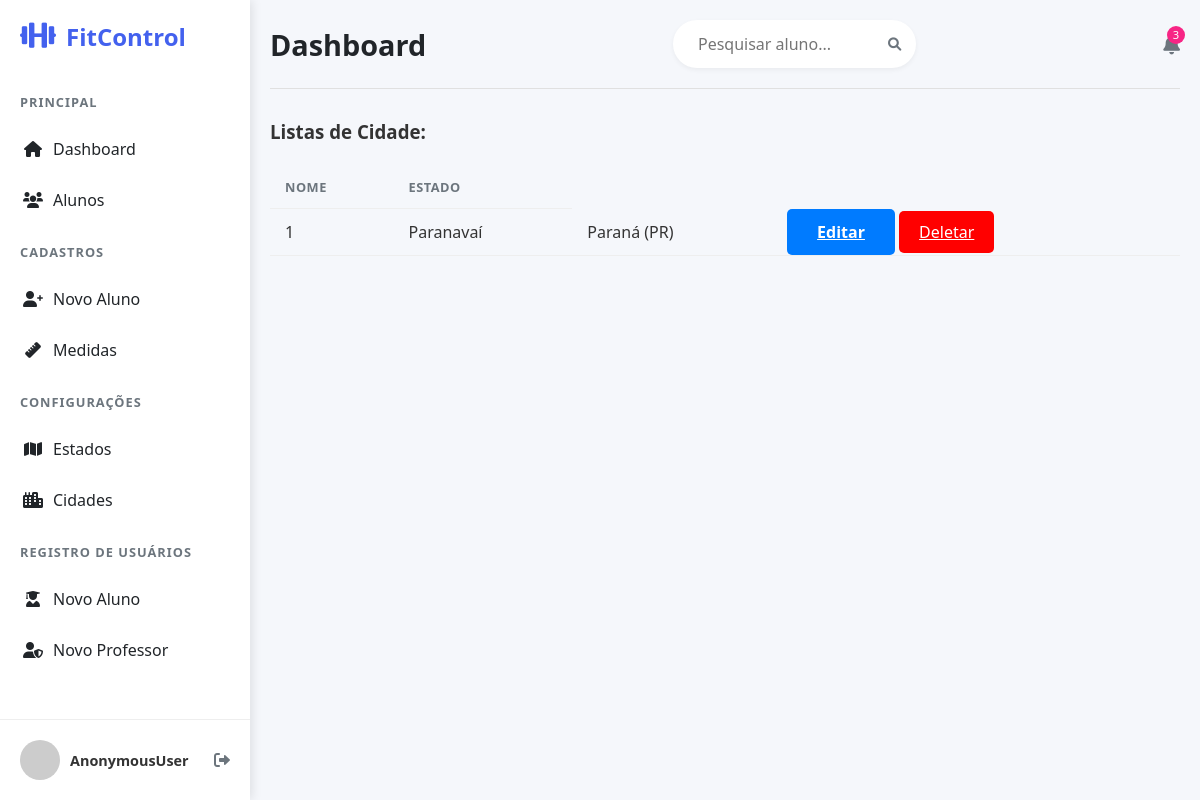
Page /listar/cidade/ on the earlier database version.
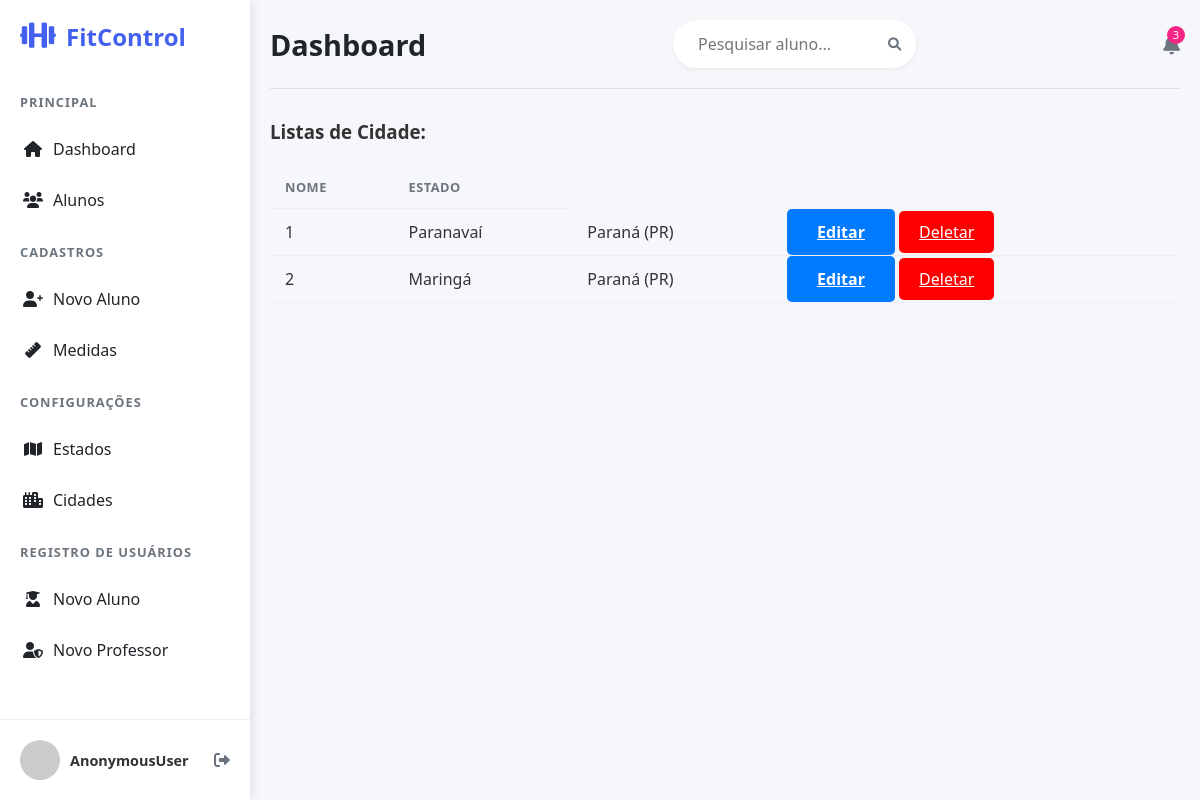
Same page on the later database version.
### usuarios/models.py (models this page shows, shortened)
class Cidade(models.Model):
    nome = models.CharField(max_length=30, verbose_name="Nome da Cidade")
    estado = models.ForeignKey(Estado, on_delete=models.PROTECT, verbose_name="Estado")

class Estado(models.Model):
    nome = models.CharField(max_length=30, verbose_name="Nome do Estado")
    sigla = models.CharField(max_length=2, verbose_name="Sigla do Estado")
    def __str__(self):
        return f'{self.nome} ({self.sigla})'

### usuarios/views.py (the view)
# urls.py: path('listar/cidade/', CidadeList.as_view(), name='listar_cidade'),
class CidadeList(ListView):
    model = Cidade
    template_name = 'cadastros/listas/cidade.html'

### usuarios/templates/cadastros/listas/cidade.html (shortened to what this page needs)
{% extends 'paginas/modelo.html' %}
{% load static %}
{% block conteudo %}
<h3>Listas de Cidade:</h3>
<br>
<div>
    <table class= "table table-striped">
        <tr>
            <th>Nome</th>
            <th>Estado</th>
        </tr>
        {% for cidade in object_list%}
        <tr>
            <td>{{ cidade.id }}</td>
            <td>{{ cidade.nome }}</td>
            <td>{{ cidade.estado }}</td>
            <td>
                <a class="btn btn-primary" href="{% url 'editar_cidade' cidade.id %}" title="Editar">Editar</a>
                <a class="btn-danger" href="{% url 'excluir_cidade' cidade.id %}" title="Excluir">Deletar</a>
            </td>
        </tr>
        {% empty %}
        <tr>
            <td>Nenhuma Cidade registrado.</td>
        </tr>
        {% endfor %}
</table>
</div>
{% endblock%}

Differences in the rows shown:
added Cidade: id "2", nome "Maringá", estado "Paraná (PR)"
